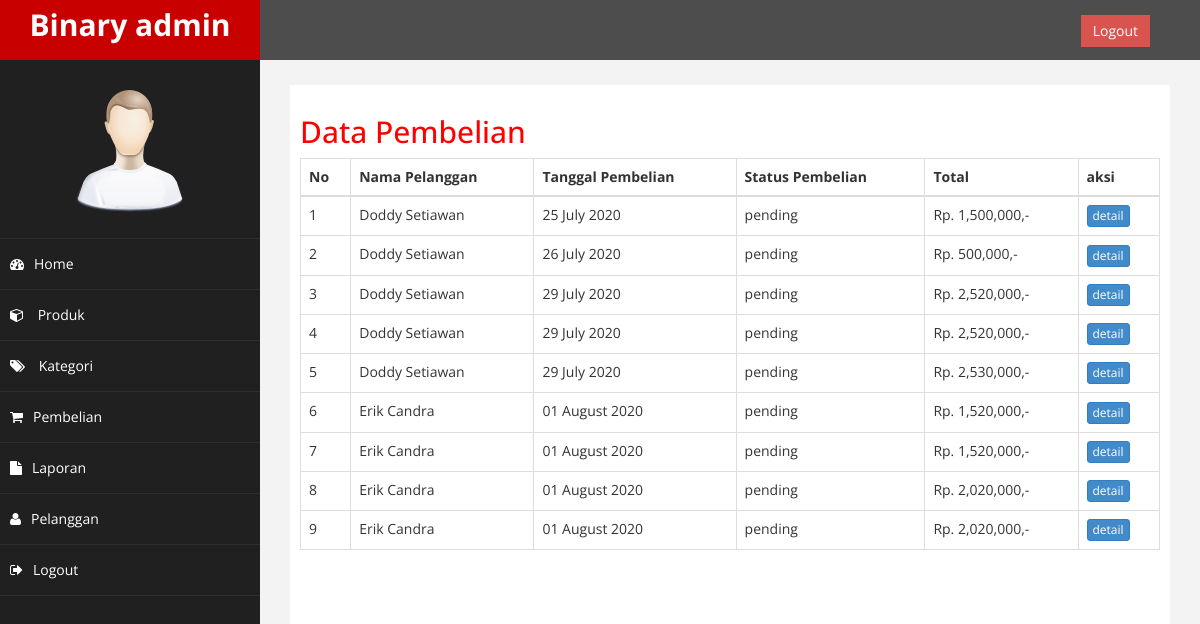
The app's page /admin/index.php?halaman=pembelian (signed in), older data.
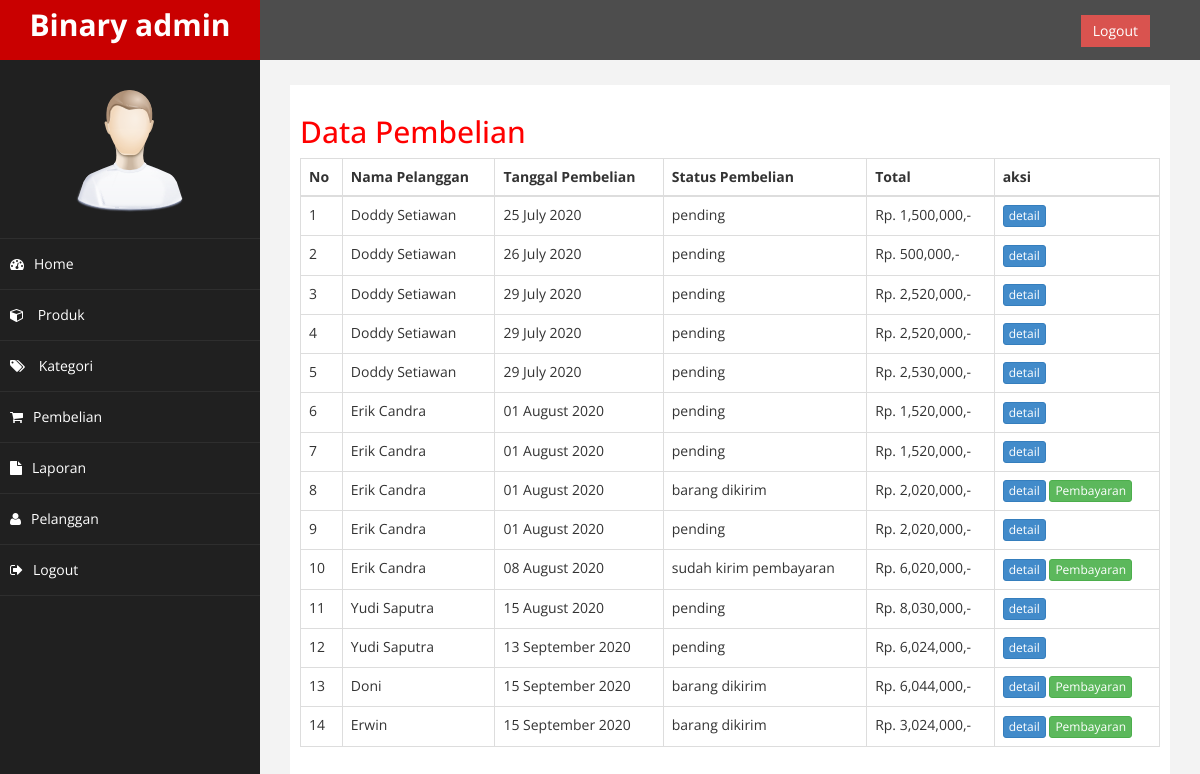
The same page, newer data.
### tables this page shows
CREATE TABLE `pembelian` (
  `id_pembelian` int(11) NOT NULL,
  `id_pelanggan` int(11) NOT NULL,
  `tanggal_pembelian` date NOT NULL,
  `total_pembelian` int(11) NOT NULL,
  `alamat_pengiriman` text NOT NULL,
  `status_pembelian` varchar(100) NOT NULL DEFAULT 'pending',
  `resi_pengiriman` varchar(50) NOT NULL,
  `totalberat` int(11) NOT NULL,
  `provinsi` varchar(255) NOT NULL,
  `distrik` varchar(255) NOT NULL,
  `tipe` varchar(255) NOT NULL,
  `kodepos` varchar(255) NOT NULL,
  `ekspedisi` varchar(255) NOT NULL,
  `paket` varchar(255) NOT NULL,
  `ongkir` int(11) NOT NULL,
  `estimasi` varchar(255) NOT NULL
);

CREATE TABLE `pelanggan` (
  `id_pelanggan` int(11) NOT NULL,
  `email_pelanggan` varchar(100) NOT NULL,
  `password_pelanggan` varchar(50) NOT NULL,
  `nama_pelanggan` varchar(100) NOT NULL,
  `telepon_pelanggan` varchar(100) NOT NULL,
  `alamat_pelanggan` text NOT NULL
);

### admin/pembelian.php (the view)
<h2>Data Pembelian</h2>
<table class="table table-bordered">
	<thead>
		<tr>
		<th>No</th>
		<th>Nama Pelanggan</th>
		<th>Tanggal Pembelian</th>
		<th>Status Pembelian</th>
		<th>Total</th>
		<th>aksi</th>
		</tr>
	</thead>
	<tbody>
		<?php $no=1; ?>
		<?php $ambil = $koneksi->query("SELECT * FROM pembelian JOIN pelanggan ON pembelian.id_pelanggan = pelanggan.id_pelanggan"); ?>
		<?php while($pecah = $ambil->fetch_assoc()): ?>
		<tr>
			<td><?= $no; ?></td>
			<td><?= $pecah["nama_pelanggan"]; ?></td>
			<td><?= date("d F Y", strtotime($pecah["tanggal_pembelian"])); ?></td>
			<td><?= $pecah["status_pembelian"]; ?></td>
			<td>Rp. <?= number_format($pecah["total_pembelian"]); ?>,-</td>
			<td>
				<a href="index.php?halaman=detail&id=<?= $pecah["id_pembelian"]; ?>" class="btn btn-primary btn-xs">detail</a>
				<?php if($pecah['status_pembelian'] != 'pending'): ?>
					<a href="index.php?halaman=pembayaran&id=<?= $pecah['id_pembelian']; ?>" class="btn btn-success btn-xs">Pembayaran</a>
				<?php endif; ?>
			</td>
		</tr>
		<?php $no++; ?>
		<?php endwhile; ?>
	</tbody>
</table>

### admin/index.php (shortened to what this page needs)
<?php
$koneksi = new mysqli("localhost", "root", "", "db_tokoonline");
?>
<!DOCTYPE html>
<html xmlns="http://www.w3.org/1999/xhtml">
<head>
	<link href="assets/css/bootstrap.css" rel="stylesheet" />
	<link href="assets/css/font-awesome.css" rel="stylesheet" />
	<link href="assets/js/morris/morris-0.4.3.min.css" rel="stylesheet" />
	<link href="assets/css/custom.css" rel="stylesheet" />
</head>
<body>
<div id="wrapper">
	<nav class="navbar navbar-default navbar-cls-top " role="navigation" style="margin-bottom: 0">
		<div class="navbar-header">
			<a class="navbar-brand" href="index.html">Binary admin</a>
		</div>
		<div style="color: white;
		padding: 15px 50px 5px 50px;
		float: right;
		font-size: 16px;"> &nbsp; <a href="index.php?halaman=logout" class="btn btn-danger square-btn-adjust">Logout</a>
		</div>
	</nav>
    <nav class="navbar-default navbar-side" role="navigation">
			<div class="sidebar-collapse">
				<ul class="nav" id="main-menu">
					<li class="text-center">
						<img src="assets/img/find_user.png" class="user-image img-responsive"/>
					</li>
					<li>
						<a href="index.php"><i class="fa fa-dashboard"></i>Home</a>
					</li>
					<li>
						<a href="index.php?halaman=produk"><i class="fa fa-cube"></i> Produk</a>
					</li>
					<li>
						<a href="index.php?halaman=kategori"><i class="fa fa-tags"></i> Kategori</a>
					</li>
					<li>
						<a href="index.php?halaman=pembelian"><i class="fa fa-shopping-cart"></i>Pembelian</a>
					</li>
					<li>
						<a href="index.php?halaman=laporan_pembelian"><i class="fa fa-file"></i>Laporan</a>
					</li>
					<li>
						<a href="index.php?halaman=pelanggan"><i class="fa fa-user"></i>Pelanggan</a>
					</li>
					<li>
						<a href="index.php?halaman=logout"><i class="fa fa-sign-out"></i>Logout</a>
					</li>
				</ul>
			</div>
    </nav>
    <div id="page-wrapper" >
			<div id="page-inner">
				<?php
					if(isset($_GET["halaman"])){
						if($_GET["halaman"] == "produk"){
							include 'produk.php';
						}
						elseif($_GET["halaman"] == "kategori"){
							include 'kategori.php';
						}
						elseif($_GET["halaman"] == "pembelian"){
							include 'pembelian.php';
						}
						elseif($_GET["halaman"] == "pelanggan"){
							include 'pelanggan.php';
						}
						elseif($_GET["halaman"] == "detail"){
							include 'detail.php';
						}
						elseif($_GET["halaman"] == "tambahproduk"){
							include 'tambahproduk.php';
						}
						elseif($_GET["halaman"] == "hapusproduk"){
							include 'hapusproduk.php';
						}
						elseif($_GET["halaman"] == "ubahproduk"){
							include 'ubahproduk.php';
						}
						elseif($_GET["halaman"] == "detailproduk"){
							include 'detailproduk.php';
						}
						elseif($_GET["halaman"] == "hapusfotoproduk"){
							include 'hapusfotoproduk.php';
						}
						elseif($_GET["halaman"] == "pembayaran"){
							include 'pembayaran.php';
						}
						elseif($_GET["halaman"] == "laporan_pembelian"){
							include 'laporan-pembelian.php';
						}
						elseif($_GET["halaman"] == "logout"){
							include 'logout.php';
						}
					}
					else{
						include 'home.php';
					}
				?>
			</div>
    </div>
</div>
</body>
</html>

### admin/assets/css/custom.css (style rules this page uses)
body { font-family: 'Open Sans', sans-serif; }
#wrapper { width: 100%; background:#202020; }
#page-wrapper { padding: 15px 15px; min-height: 600px; background:#F3F3F3; }
#page-inner { width:100%; margin:10px 20px 10px 0px; background-color:#fff!important; padding:10px; min-height:1200px; }
.text-center { text-align:center; }
h2 { color: #f00; }
.square-btn-adjust { border: 0px solid transparent; -webkit-border-radius: 0px; -moz-border-radius: 0px; border-radius: 0px; }
.user-image { margin: 25px auto; -webkit-border-radius: 10px; -moz-border-radius: 10px; border-radius: 10px; max-height:170px; max-width:170px; }
.navbar-cls-top .navbar-brand { color: #fff; background: #C90000; width: 260px; text-align: center; height: 60px; font-size: 30px; font-weight: 700; }
.sidebar-collapse , .sidebar-collapse .nav { background:none; }
.sidebar-collapse .nav { padding:0; }
.sidebar-collapse .nav > li > a { color:#fff; background:#202020; text-shadow:none; }
.sidebar-collapse > .nav > li > a { padding:15px 10px; }
.sidebar-collapse > .nav > li { border-bottom: 1px solid rgba(107, 108, 109, 0.19); }
.navbar-side { border:none; background-color: #202020; }
.navbar-cls-top { background:#4D4D4D; border-bottom:none; }
.navbar-default { border:0px solid black; }
.navbar-header { background: #A70303; }
.nav > li > a > i { margin-right:10px; }
@media (min-width:768px) { #page-wrapper { margin: 0 0 0 260px; padding: 15px 30px; min-height: 1200px; } }
@media (min-width:768px) { .navbar-side { z-index: 1; position: absolute; width: 260px; } }
@media (min-width:768px) { .navbar { border-radius: 0px; } }

Row changes from the older to the newer data that the page shows:
changed pembelian (number 8 of 14 on the later page): status_pembelian "pending" → "barang dikirim"; now shows "Pembayaran"
added pembelian: id_pelanggan.nama_pelanggan "Erik Candra", tanggal_pembelian "08 August 2020", status_pembelian "sudah kirim pembayaran", total_pembelian "6,020,000"
added pembelian: id_pelanggan.nama_pelanggan "Yudi Saputra", tanggal_pembelian "15 August 2020", status_pembelian "pending", total_pembelian "8,030,000"
added pembelian: id_pelanggan.nama_pelanggan "Yudi Saputra", tanggal_pembelian "13 September 2020", status_pembelian "pending", total_pembelian "6,024,000"
added pembelian: id_pelanggan.nama_pelanggan "Doni", tanggal_pembelian "15 September 2020", status_pembelian "barang dikirim", total_pembelian "6,044,000"
added pembelian: id_pelanggan.nama_pelanggan "Erwin", tanggal_pembelian "15 September 2020", status_pembelian "barang dikirim", total_pembelian "3,024,000"
